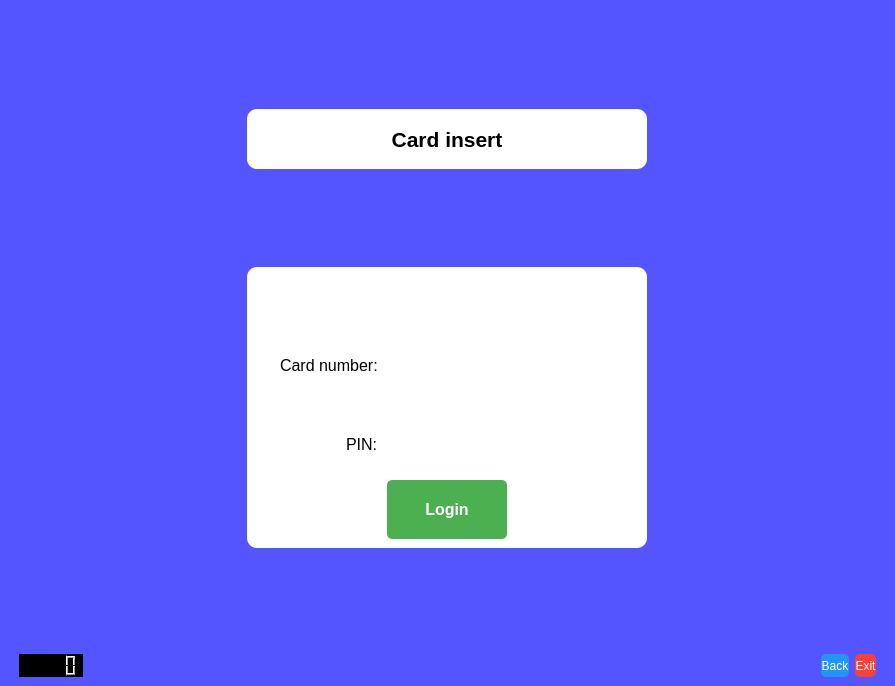
<?xml version="1.0" encoding="UTF-8"?>
<ui version="4.0">
 <class>Login</class>
 <widget class="QMainWindow" name="Login">  <!-- Vaihdettu QDialog -> QMainWindow -->
  <property name="geometry">
   <rect>
    <x>0</x>
    <y>0</y>
    <width>895</width>
    <height>686</height>
   </rect>
  </property>
  <property name="minimumSize">
   <size>
    <width>600</width>
    <height>400</height>
   </size>
  </property>
  <property name="styleSheet">
   <string notr="true">background-color: rgb(85, 85, 255);</string>
  </property>
  
  <widget class="QWidget" name="centralwidget">  <!-- Lisätään centralwidget -->
    <layout class="QVBoxLayout" name="verticalLayout_main">
      <item>
        <widget class="QStackedWidget" name="stackedWidget">
          <property name="currentIndex">
            <number>0</number>
          </property>
          
          <!-- Login sivu -->
          <widget class="QWidget" name="page">
            <layout class="QVBoxLayout" name="verticalLayout_login">
              <property name="leftMargin">
                <number>50</number>
              </property>
              <property name="rightMargin">
                <number>50</number>
              </property>
              <item>
                <spacer name="verticalSpacer_top">
                  <property name="orientation">
                    <enum>Qt::Vertical</enum>
                  </property>
                  <property name="sizeHint" stdset="0">
                    <size>
                      <width>20</width>
                      <height>40</height>
                    </size>
                  </property>
                </spacer>
              </item>
              <item alignment="Qt::AlignHCenter">
                <widget class="QLabel" name="label_3">
                  <property name="minimumSize">
                    <size>
                      <width>400</width>
                      <height>60</height>
                    </size>
                  </property>
                  <property name="font">
                    <font>
                      <pointsize>16</pointsize>
                      <bold>true</bold>
                    </font>
                  </property>
                  <property name="styleSheet">
                    <string>background-color: white; border-radius: 10px; padding: 10px;</string>
                  </property>
                  <property name="text">
                    <string>Card insert</string>
                  </property>
                  <property name="alignment">
                    <set>Qt::AlignCenter</set>
                  </property>
                </widget>
              </item>
              <item>
                <spacer name="verticalSpacer_2">
                  <property name="orientation">
                    <enum>Qt::Vertical</enum>
                  </property>
                  <property name="sizeHint" stdset="0">
                    <size>
                      <width>20</width>
                      <height>20</height>
                    </size>
                  </property>
                </spacer>
              </item>
              <item alignment="Qt::AlignHCenter">
                <widget class="QWidget" name="loginContainer" native="true">
                  <property name="minimumSize">
                    <size>
                      <width>400</width>
                      <height>200</height>
                    </size>
                  </property>
                  <property name="styleSheet">
                    <string>background-color: white; border-radius: 10px; padding: 20px;</string>
                  </property>
                  <layout class="QVBoxLayout" name="verticalLayout_2">
                    <item>
                      <widget class="QLabel" name="labelInfo">
                        <property name="styleSheet">
                          <string>color: red;</string>
                        </property>
                        <property name="alignment">
                          <set>Qt::AlignCenter</set>
                        </property>
                      </widget>
                    </item>
                    <item>
                      <layout class="QFormLayout" name="formLayout">
                        <property name="labelAlignment">
                          <set>Qt::AlignRight|Qt::AlignTrailing|Qt::AlignVCenter</set>
                        </property>
                        <property name="formAlignment">
                          <set>Qt::AlignCenter</set>
                        </property>
                        <property name="horizontalSpacing">
                          <number>20</number>
                        </property>
                        <property name="verticalSpacing">
                          <number>20</number>
                        </property>
                        <item row="0" column="0">
                          <widget class="QLabel" name="label">
                            <property name="font">
                              <font>
                                <pointsize>12</pointsize>
                              </font>
                            </property>
                            <property name="text">
                              <string>Card number:</string>
                            </property>
                          </widget>
                        </item>
                        <item row="0" column="1">
                          <widget class="QLineEdit" name="text_card_number">
                            <property name="minimumSize">
                              <size>
                                <width>200</width>
                                <height>30</height>
                              </size>
                            </property>
                          </widget>
                        </item>
                        <item row="1" column="0">
                          <widget class="QLabel" name="label_2">
                            <property name="font">
                              <font>
                                <pointsize>12</pointsize>
                              </font>
                            </property>
                            <property name="text">
                              <string>PIN:</string>
                            </property>
                          </widget>
                        </item>
                        <item row="1" column="1">
                          <widget class="QLineEdit" name="text_pin">
                            <property name="minimumSize">
                              <size>
                                <width>200</width>
                                <height>30</height>
                              </size>
                            </property>
                            <property name="echoMode">
                              <enum>QLineEdit::Password</enum>
                            </property>
                          </widget>
                        </item>
                      </layout>
                    </item>
                    <item alignment="Qt::AlignHCenter">
                      <widget class="QPushButton" name="btnLogin">
                        <property name="minimumSize">
                          <size>
                            <width>120</width>
                            <height>40</height>
                          </size>
                        </property>
                        <property name="font">
                          <font>
                            <pointsize>12</pointsize>
                            <bold>true</bold>
                          </font>
                        </property>
                        <property name="styleSheet">
                          <string>background-color: #4CAF50; color: white; border-radius: 5px;</string>
                        </property>
                        <property name="text">
                          <string>Login</string>
                        </property>
                      </widget>
                    </item>
                  </layout>
                </widget>
              </item>
              <item>
                <spacer name="verticalSpacer_bottom">
                  <property name="orientation">
                    <enum>Qt::Vertical</enum>
                  </property>
                  <property name="sizeHint" stdset="0">
                    <size>
                      <width>20</width>
                      <height>40</height>
                    </size>
                  </property>
                </spacer>
              </item>
            </layout>
          </widget>

          <!-- Tilin valinta -->
          <widget class="QWidget" name="page_2">
            <layout class="QVBoxLayout" name="verticalLayout_account">
              <item>
                <widget class="QLabel" name="label_4">
                  <property name="alignment">
                    <set>Qt::AlignCenter</set>
                  </property>
                  <property name="font">
                    <font>
                      <pointsize>14</pointsize>
                    </font>
                  </property>
                  <property name="styleSheet">
                    <string notr="true">background-color: rgb(255, 255, 255);</string>
                  </property>
                  <property name="text">
                    <string>  Check card type if card is double </string>
                  </property>
                </widget>
              </item>
              <item>
                <layout class="QHBoxLayout" name="accountButtonsLayout">
                  <item>
                    <widget class="QPushButton" name="btn_debit">
                      <property name="styleSheet">
                        <string notr="true">background-color: rgb(255, 255, 255);</string>
                      </property>
                      <property name="text">
                        <string>Debit</string>
                      </property>
                    </widget>
                  </item>
                  <item>
                    <widget class="QPushButton" name="btn_credit">
                      <property name="styleSheet">
                        <string notr="true">background-color: rgb(255, 255, 255);</string>
                      </property>
                      <property name="text">
                        <string>Credit</string>
                      </property>
                    </widget>
                  </item>
                </layout>
              </item>
            </layout>
          </widget>

          <!-- Päävalikko -->
          <widget class="QWidget" name="page_3">
            <layout class="QVBoxLayout" name="verticalLayout_menu">
              <item>
                <widget class="QLabel" name="label_5">
                  <property name="alignment">
                    <set>Qt::AlignCenter</set>
                  </property>
                  <property name="font">
                    <font>
                      <pointsize>14</pointsize>
                    </font>
                  </property>
                  <property name="styleSheet">
                    <string notr="true">background-color: rgb(255, 255, 255);</string>
                  </property>
                  <property name="text">
                    <string>                      Main menu</string>
                  </property>
                </widget>
              </item>
              <item>
                <layout class="QHBoxLayout" name="menuButtonsLayout">
                  <item>
                    <widget class="QPushButton" name="btnLogout">
                      <property name="text">
                        <string>Logout</string>
                      </property>
                    </widget>
                  </item>
                  <item>
                    <widget class="QPushButton" name="btn_transactions">
                      <property name="styleSheet">
                        <string notr="true">background-color: rgb(255, 255, 255);</string>
                      </property>
                      <property name="text">
                        <string>Transactions</string>
                      </property>
                    </widget>
                  </item>
                  <item>
                    <widget class="QPushButton" name="btn_balance">
                      <property name="styleSheet">
                        <string notr="true">background-color: rgb(255, 255, 255);</string>
                      </property>
                      <property name="text">
                        <string>Balance</string>
                      </property>
                    </widget>
                  </item>
                  <item>
                    <widget class="QPushButton" name="btn_withdrawal">
                      <property name="styleSheet">
                        <string notr="true">background-color: rgb(255, 255, 255);</string>
                      </property>
                      <property name="text">
                        <string>Withdrawal</string>
                      </property>
                    </widget>
                  </item>
                </layout>
              </item>
            </layout>
          </widget>

          <!-- Transactions view -->
          <widget class="QWidget" name="page_4">
            <layout class="QVBoxLayout" name="verticalLayout_transactions">
              <item>
                <widget class="QLabel" name="lbl_transactions">
                  <property name="minimumHeight">
                    <number>60</number>
                  </property>
                  <property name="font">
                    <font>
                      <pointsize>16</pointsize>
                      <bold>true</bold>
                    </font>
                  </property>
                  <property name="styleSheet">
                    <string>background-color: white; border-radius: 5px; padding: 10px;</string>
                  </property>
                  <property name="text">
                    <string>Transaction History</string>
                  </property>
                  <property name="alignment">
                    <set>Qt::AlignCenter</set>
                  </property>
                </widget>
              </item>
              <item>
                <widget class="QWidget" name="transactionsContainer" native="true">
                  <property name="styleSheet">
                    <string>
                      QWidget#transactionsContainer {
                        background-color: white;
                        border-radius: 10px;
                        padding: 20px;
                      }
                      QTableWidget {
                        border: none;
                        background-color: white;
                        font-size: 14px;
                        gridline-color: #e0e0e0;
                      }
                      QTableWidget::item:alternate {
                        background-color: #f5f5f5;
                      }
                      QHeaderView::section {
                        background-color: #2196F3;
                        color: white;
                        padding: 12px;
                        font-size: 14px;
                        font-weight: bold;
                        border: none;
                      }
                      QTableWidget::item {
                        padding: 10px;
                        border-bottom: 1px solid #eeeeee;
                      }
                      QScrollBar:vertical {
                        border: none;
                        background: #f0f0f0;
                        width: 10px;
                        margin: 0px;
                      }
                      QScrollBar::handle:vertical {
                        background: #2196F3;
                        border-radius: 5px;
                      }
                      QScrollBar::add-line:vertical,
                      QScrollBar::sub-line:vertical {
                        height: 0px;
                      }
                      QPushButton {
                        min-height: 50px;
                        font-size: 14px;
                        font-weight: bold;
                        background-color: #2196F3;
                        color: white;
                        border-radius: 5px;
                        margin: 5px;
                      }
                      QPushButton:hover {
                        background-color: #1976D2;
                      }
                      QPushButton:disabled {
                        background-color: #cccccc;
                      }
                    </string>
                  </property>
                  <layout class="QVBoxLayout" name="verticalLayout_transactions_content">
                    <item>
                      <widget class="QTableWidget" name="tableWidget_transactions">
                        <property name="frameShape">
                          <enum>QFrame::NoFrame</enum>
                        </property>
                        <property name="alternatingRowColors">
                          <bool>true</bool>
                        </property>
                        <property name="selectionMode">
                          <enum>QAbstractItemView::NoSelection</enum>
                        </property>
                        <property name="cornerButtonEnabled">
                          <bool>false</bool>
                        </property>
                      </widget>
                    </item>
                    <item>
                      <layout class="QHBoxLayout" name="navigationButtons_transactions">
                        <property name="spacing">
                          <number>20</number>
                        </property>
                        <item>
                          <widget class="QPushButton" name="btn_prev_page">
                            <property name="minimumSize">
                              <size>
                                <width>120</width>
                                <height>50</height>
                              </size>
                            </property>
                            <property name="text">
                              <string>Previous</string>
                            </property>
                          </widget>
                        </item>
                        <item>
                          <spacer name="horizontalSpacer_nav">
                            <property name="orientation">
                              <enum>Qt::Horizontal</enum>
                            </property>
                            <property name="sizeHint" stdset="0">
                              <size>
                                <width>40</width>
                                <height>20</height>
                              </size>
                            </property>
                          </spacer>
                        </item>
                        <item>
                          <widget class="QPushButton" name="btn_next_page">
                            <property name="minimumSize">
                              <size>
                                <width>120</width>
                                <height>50</height>
                              </size>
                            </property>
                            <property name="text">
                              <string>Next</string>
                            </property>
                          </widget>
                        </item>
                      </layout>
                    </item>
                  </layout>
                </widget>
              </item>
            </layout>
          </widget>

          <!-- Nosto -->
          <widget class="QWidget" name="page_5">
            <layout class="QVBoxLayout" name="verticalLayout_withdrawal">
              <item>
                <widget class="QLabel" name="withdrawalTitle">
                  <property name="minimumHeight">
                    <number>60</number>
                  </property>
                  <property name="font">
                    <font>
                      <pointsize>16</pointsize>
                      <bold>true</bold>
                    </font>
                  </property>
                  <property name="styleSheet">
                    <string>background-color: white; border-radius: 5px; padding: 10px;</string>
                  </property>
                  <property name="text">
                    <string>Withdrawal</string>
                  </property>
                  <property name="alignment">
                    <set>Qt::AlignCenter</set>
                  </property>
                </widget>
              </item>
              <item>
                <widget class="QWidget" name="withdrawalContainer" native="true">
                  <property name="styleSheet">
                    <string>
                      QWidget#withdrawalContainer {
                        background-color: white;
                        border-radius: 10px;
                        padding: 20px;
                      }
                      QPushButton {
                        min-height: 50px;
                        font-size: 16px;
                        font-weight: bold;
                        background-color: #2196F3;
                        color: white;
                        border-radius: 5px;
                        margin: 5px;
                      }
                      QPushButton:hover {
                        background-color: #1976D2;
                      }
                      QLineEdit {
                        font-size: 24px;
                        padding: 10px;
                        background-color: white;
                        border: 2px solid #ddd;
                        border-radius: 5px;
                        margin: 10px 0;
                      }
                      QLabel {
                        background-color: white;
                        font-size: 14px;
                        color: #333333;
                        border-radius: 5px;
                        padding: 5px;
                      }
                      QLabel#withdrawllabel {
                        font-size: 16px;
                        font-weight: bold;
                        padding: 10px;
                        margin-top: 10px;
                      }
                      QLabel#label_custom_amount {
                        margin: 10px 0;
                        font-weight: bold;
                      }
                    </string>
                  </property>
                  <layout class="QVBoxLayout" name="verticalLayout_withdrawal_content">
                    <item>
                      <layout class="QGridLayout" name="gridLayout_amounts">
                        <property name="spacing">
                          <number>10</number>
                        </property>
                        <item row="0" column="0">
                          <widget class="QPushButton" name="btn_20">
                            <property name="text">
                              <string>20 €</string>
                            </property>
                          </widget>
                        </item>
                        <item row="0" column="1">
                          <widget class="QPushButton" name="btn_40">
                            <property name="text">
                              <string>40 €</string>
                            </property>
                          </widget>
                        </item>
                        <item row="1" column="0">
                          <widget class="QPushButton" name="btn_50">
                            <property name="text">
                              <string>50 €</string>
                            </property>
                          </widget>
                        </item>
                        <item row="1" column="1">
                          <widget class="QPushButton" name="btn_100">
                            <property name="text">
                              <string>100 €</string>
                            </property>
                          </widget>
                        </item>
                      </layout>
                    </item>
                    <item>
                      <widget class="QLabel" name="label_custom_amount">
                        <property name="text">
                          <string>Or enter custom amount:</string>
                        </property>
                        <property name="alignment">
                          <set>Qt::AlignCenter</set>
                        </property>
                      </widget>
                    </item>
                    <item>
                      <widget class="QLineEdit" name="lineEdit_sum">
                        <property name="alignment">
                          <set>Qt::AlignCenter</set>
                        </property>
                        <property name="placeholderText">
                          <string>Enter amount in euros</string>
                        </property>
                      </widget>
                    </item>
                    <item>
                      <widget class="QPushButton" name="btn_confirm">
                        <property name="styleSheet">
                          <string>
                            background-color: #4CAF50 !important;
                          </string>
                        </property>
                        <property name="text">
                          <string>Confirm Withdrawal</string>
                        </property>
                      </widget>
                    </item>
                    <item>
                      <widget class="QLabel" name="withdrawllabel">
                        <property name="alignment">
                          <set>Qt::AlignCenter</set>
                        </property>
                        <property name="styleSheet">
                          <string>
                            color: #f44336;
                            font-weight: bold;
                            font-size: 16px;
                          </string>
                        </property>
                      </widget>
                    </item>
                  </layout>
                </widget>
              </item>
            </layout>
          </widget>

          <!-- Saldo -->
          <widget class="QWidget" name="page_6">
            <layout class="QVBoxLayout" name="verticalLayout_balance">
              <item>
                <widget class="QLabel" name="label_balance">
                  <property name="minimumHeight">
                    <number>60</number>
                  </property>
                  <property name="font">
                    <font>
                      <pointsize>16</pointsize>
                      <bold>true</bold>
                    </font>
                  </property>
                  <property name="styleSheet">
                    <string>background-color: white; border-radius: 5px; padding: 10px;</string>
                  </property>
                  <property name="text">
                    <string>Balance Information</string>
                  </property>
                  <property name="alignment">
                    <set>Qt::AlignCenter</set>
                  </property>
                </widget>
              </item>
              <item>
                <widget class="QWidget" name="balanceContainer" native="true">
                  <property name="minimumHeight">
                    <number>200</number>
                  </property>
                  <property name="styleSheet">
                    <string>
                      QWidget#balanceContainer {
                        background-color: rgb(255, 255, 255);
                        border-radius: 10px;
                        padding: 20px;
                      }
                      QLabel {
                        color: #000000;
                        font-size: 24px;
                      }
                      QLabel#balance_amount {
                        color: #4CAF50;
                      }
                      QLabel#credit_amount {
                        color: #2196F3;
                      }
                    </string>
                  </property>
                  <layout class="QVBoxLayout" name="verticalLayout_balance_info">
                    <item>
                      <widget class="QLabel" name="label_balance_2">
                        <property name="font">
                          <font>
                            <pointsize>24</pointsize>
                            <bold>true</bold>
                          </font>
                        </property>
                        <property name="styleSheet">
                          <string>
                            QLabel {
                              background-color: white;
                              padding: 20px;
                            }
                            QLabel[positive="true"] {
                              color: #4CAF50;
                            }
                            QLabel[credit="true"] {
                              color: #2196F3;
                            }
                            QLabel[negative="true"] {
                              color: #f44336;
                            }
                          </string>
                        </property>
                        <property name="alignment">
                          <set>Qt::AlignCenter</set>
                        </property>
                      </widget>
                    </item>
                  </layout>
                </widget>
              </item>
            </layout>
          </widget>

        </widget>
      </item>

      <!-- Alapalkki -->
      <item>
        <layout class="QHBoxLayout" name="horizontalLayout_bottom">
          <property name="leftMargin">
            <number>10</number>
          </property>
          <property name="rightMargin">
            <number>10</number>
          </property>
          <item>
            <widget class="QLCDNumber" name="lcd">
              <property name="maximumSize">
                <size>
                  <width>100</width>
                  <height>30</height>
                </size>
              </property>
              <property name="styleSheet">
                <string>background-color: black; color: white;</string>
              </property>
            </widget>
          </item>
          <item>
            <spacer name="horizontalSpacer_bottom">  <!-- Muutettu nimi -->
              <property name="orientation">
                <enum>Qt::Horizontal</enum>
              </property>
              <property name="sizeHint" stdset="0">
                <size>
                  <width>40</width>
                  <height>20</height>
                </size>
              </property>
            </spacer>
          </item>
          <item>
            <layout class="QHBoxLayout" name="navigationButtons">
              <item>
                <widget class="QPushButton" name="btn_back">
                  <property name="maximumSize">
                    <size>
                      <width>80</width>
                      <height>30</height>
                    </size>
                  </property>
                  <property name="styleSheet">
                    <string>background-color: #2196F3; color: white; border-radius: 5px;</string>
                  </property>
                  <property name="text">
                    <string>Back</string>
                  </property>
                </widget>
              </item>
              <item>
                <widget class="QPushButton" name="btn_exit">
                  <property name="maximumSize">
                    <size>
                      <width>80</width>
                      <height>30</height>
                    </size>
                  </property>
                  <property name="styleSheet">
                    <string>background-color: #f44336; color: white; border-radius: 5px;</string>
                  </property>
                  <property name="text">
                    <string>Exit</string>
                  </property>
                </widget>
              </item>
            </layout>
          </item>
        </layout>
      </item>
    </layout>
  </widget>
 </widget>
 <resources/>
 <connections/>
</ui>
